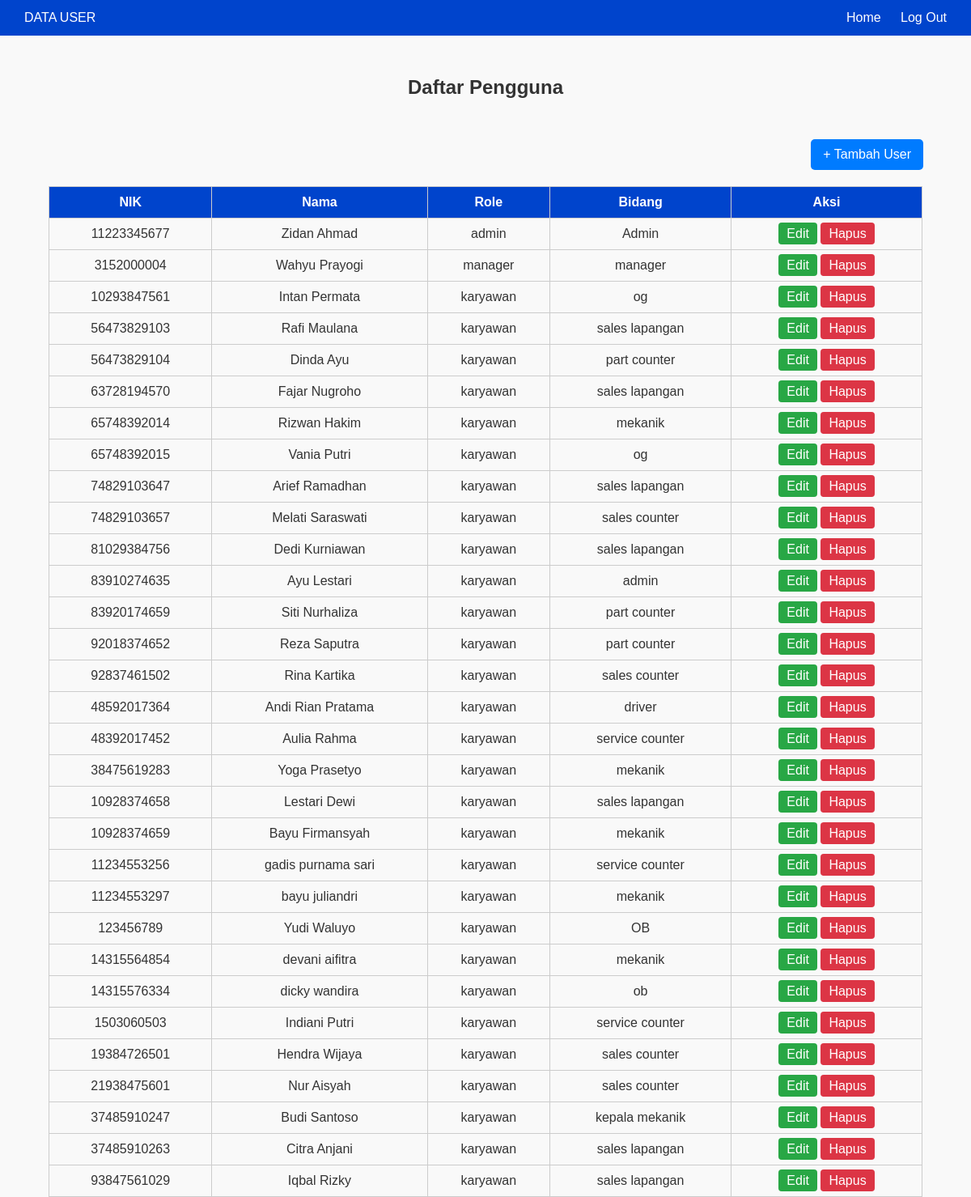
Screenshot of /admin/data_user.php (signed in) with the database file from the repository.
### tables this page shows
CREATE TABLE `tb_user` (
  `nik` varchar(20) NOT NULL,
  `nama` varchar(100) DEFAULT NULL,
  `password` varchar(255) DEFAULT NULL,
  `role` enum('admin','manager','karyawan') DEFAULT 'karyawan',
  `bidang` varchar(50) DEFAULT NULL,
  `status` enum('pending','aktif','ditolak') DEFAULT 'pending'
);

### admin/data_user.php (the view, shortened to what this page needs)
<?php
require '../koneksi.php';
$query = $pdo->query("SELECT nik, nama, role, bidang FROM tb_user ORDER BY role ASC");
$users = $query->fetchAll();
?>
<!DOCTYPE html>
<html lang="id">
<head>
    <link rel="stylesheet" href="../assets/styles.css">
</head>
<body>
    <nav class="navbar1">
        <div class="title">DATA USER</div>
        <div class="nav-links">
            <a href="index.php">Home</a>
            <a href="../dealer/logout.php">Log Out</a>
        </div>
    </nav>
    <h2>Daftar Pengguna</h2>
    <a href="tambah.php" class="btn-added">+ Tambah User</a>
    <table>
        <thead>
            <tr>
                <th>NIK</th>
                <th>Nama</th>
                <th>Role</th>
                <th>Bidang</th>
                <th>Aksi</th>
            </tr>
        </thead>
        <tbody>
            <?php if ($users): ?>
                <?php foreach ($users as $user): ?>
                    <tr>
                        <td><?= htmlspecialchars($user['nik']) ?></td>
                        <td><?= htmlspecialchars($user['nama']) ?></td>
                        <td><?= htmlspecialchars($user['role']) ?></td>
                        <td><?= htmlspecialchars($user['bidang']) ?></td>
                        <td>
                            <a href="edit_user.php?nik=<?= $user['nik'] ?>" class="btn btn-edit">Edit</a>
                            <a href="hapus_user.php?nik=<?= $user['nik'] ?>" class="btn btn-delete" onclick="return confirm('Yakin ingin menghapus user ini?')">Hapus</a>
                        </td>
                    </tr>
                <?php endforeach; ?>
            <?php else: ?>
                <tr><td colspan="5">Belum ada data user.</td></tr>
            <?php endif; ?>
        </tbody>
    </table>
</body>
</html>

### assets/styles.css (style rules this page uses)
html, body { height: 100%; margin: 0; display: flex; flex-direction: column; font-family: Arial, sans-serif; background: #f9f9f9; color: #333; }

### admin/data_user.php (style rules this page uses)
h2 { text-align: center; margin-bottom: 30px; }
table { border-collapse: collapse; width: 90%; margin: 0 auto; }
th, td { border: 1px solid #ccc; padding: 10px; text-align: center; }
th { background-color: #0044cc; color: white; }
a.btn { text-decoration: none; padding: 5px 10px; border-radius: 4px; }
.btn-edit { background-color: #28a745; color: white; }
.btn-delete { background-color: #dc3545; color: white; }
.btn-added { display: block; width: fit-content; margin-left: auto; margin-right: 59px; margin-top: 20px; margin-bottom: 20px; background-color: #007bff; color: white; padding: 10px 15px; border-radius: 5px; text-decoration: none; }
.navbar1 { display: flex; justify-content: space-between; align-items: center; background-color: #0044cc; color: white; padding: 13px 30px; margin-bottom: 30px; }
.navbar1 a { color: white; text-decoration: none; margin-left: 20px; }

### rows the page displays
tb_user: nik "11223345677", nama "Zidan Ahmad", role "admin", bidang "Admin"
tb_user: nik "3152000004", nama "Wahyu Prayogi", role "manager", bidang "manager"
tb_user: nik "10293847561", nama "Intan Permata", role "karyawan", bidang "og"
tb_user: nik "56473829103", nama "Rafi Maulana", role "karyawan", bidang "sales lapangan"
tb_user: nik "56473829104", nama "Dinda Ayu", role "karyawan", bidang "part counter"
tb_user: nik "63728194570", nama "Fajar Nugroho", role "karyawan", bidang "sales lapangan"
tb_user: nik "65748392014", nama "Rizwan Hakim", role "karyawan", bidang "mekanik"
tb_user: nik "65748392015", nama "Vania Putri", role "karyawan", bidang "og"
tb_user: nik "74829103647", nama "Arief Ramadhan", role "karyawan", bidang "sales lapangan"
tb_user: nik "74829103657", nama "Melati Saraswati", role "karyawan", bidang "sales counter"
tb_user: nik "81029384756", nama "Dedi Kurniawan", role "karyawan", bidang "sales lapangan"
tb_user: nik "83910274635", nama "Ayu Lestari", role "karyawan", bidang "admin"
tb_user: nik "83920174659", nama "Siti Nurhaliza", role "karyawan", bidang "part counter"
tb_user: nik "92018374652", nama "Reza Saputra", role "karyawan", bidang "part counter"
tb_user: nik "92837461502", nama "Rina Kartika", role "karyawan", bidang "sales counter"
tb_user: nik "48592017364", nama "Andi Rian Pratama", role "karyawan", bidang "driver"
tb_user: nik "48392017452", nama "Aulia Rahma", role "karyawan", bidang "service counter"
tb_user: nik "38475619283", nama "Yoga Prasetyo", role "karyawan", bidang "mekanik"
tb_user: nik "10928374658", nama "Lestari Dewi", role "karyawan", bidang "sales lapangan"
tb_user: nik "10928374659", nama "Bayu Firmansyah", role "karyawan", bidang "mekanik"
tb_user: nik "11234553256", nama "gadis purnama sari", role "karyawan", bidang "service counter"
tb_user: nik "11234553297", nama "bayu juliandri", role "karyawan", bidang "mekanik"
tb_user: nik "123456789", nama "Yudi Waluyo", role "karyawan", bidang "OB"
tb_user: nik "14315564854", nama "devani aifitra", role "karyawan", bidang "mekanik"
tb_user: nik "14315576334", nama "dicky wandira", role "karyawan", bidang "ob"
tb_user: nik "1503060503", nama "Indiani Putri", role "karyawan", bidang "service counter"
tb_user: nik "19384726501", nama "Hendra Wijaya", role "karyawan", bidang "sales counter"
tb_user: nik "21938475601", nama "Nur Aisyah", role "karyawan", bidang "sales counter"
tb_user: nik "37485910247", nama "Budi Santoso", role "karyawan", bidang "kepala mekanik"
tb_user: nik "37485910263", nama "Citra Anjani", role "karyawan", bidang "sales lapangan"
tb_user: nik "93847561029", nama "Iqbal Rizky", role "karyawan", bidang "sales lapangan"
